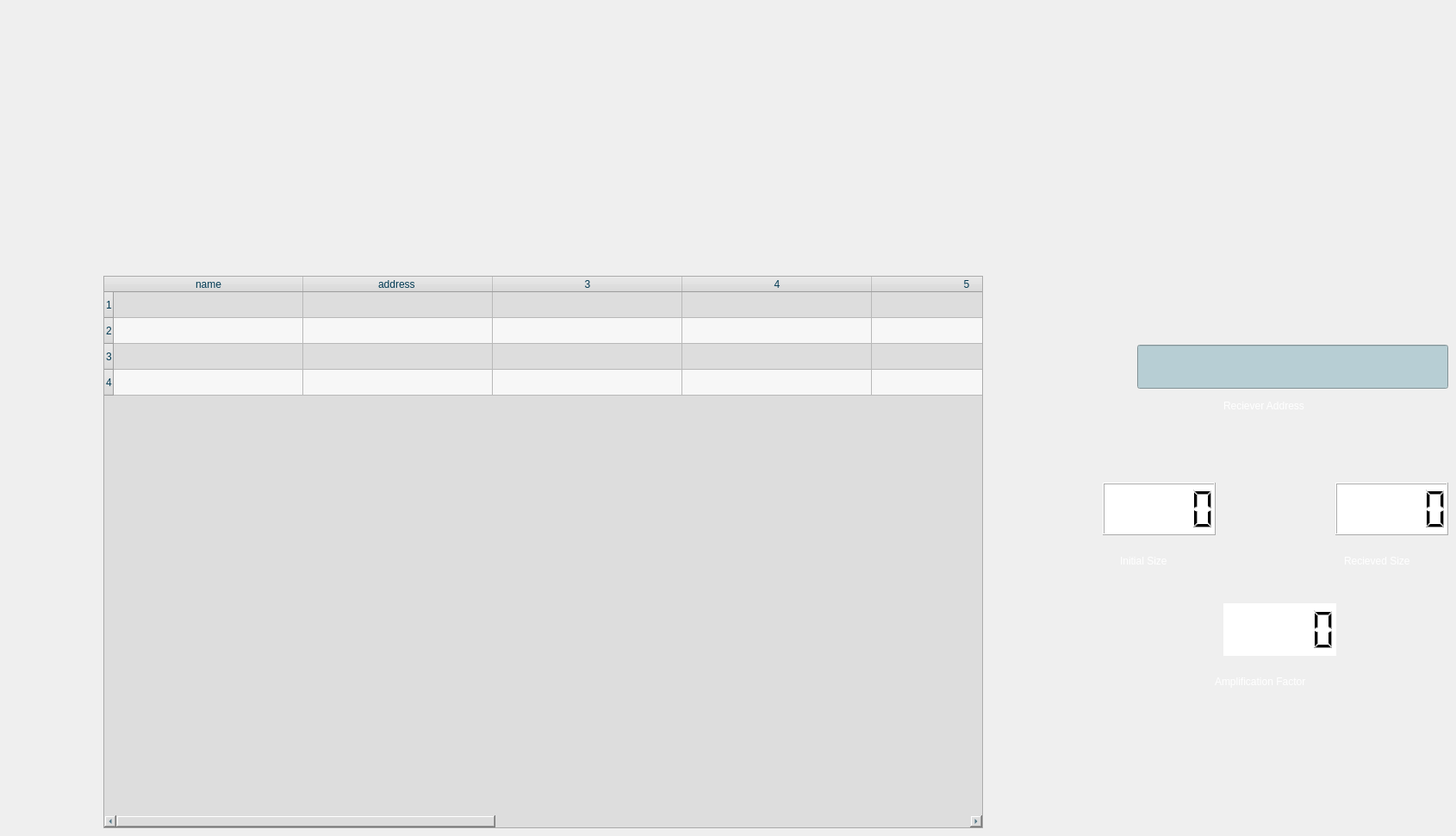
        <widget class="QWidget" name="recvd_pg">
         <property name="styleSheet">
          <string notr="true">
background-image: url(:/bg1/recvd.png);</string>
         </property>
         <widget class="QTableWidget" name="tableRecv">
          <property name="geometry">
           <rect>
            <x>120</x>
            <y>320</y>
            <width>1021</width>
            <height>641</height>
           </rect>
          </property>
          <property name="styleSheet">
           <string notr="true">background: rgb(221, 221, 221);
font: 8pt &quot;Franklin Gothic Demi&quot;;
color: rgb(1, 58, 83);</string>
          </property>
          <property name="alternatingRowColors">
           <bool>true</bool>
          </property>
          <property name="sortingEnabled">
           <bool>true</bool>
          </property>
          <property name="rowCount">
           <number>4</number>
          </property>
          <property name="columnCount">
           <number>9</number>
          </property>
          <attribute name="horizontalHeaderDefaultSectionSize">
           <number>220</number>
          </attribute>
          <attribute name="horizontalHeaderShowSortIndicator" stdset="0">
           <bool>true</bool>
          </attribute>
          <attribute name="verticalHeaderCascadingSectionResizes">
           <bool>true</bool>
          </attribute>
          <row/>
          <row/>
          <row/>
          <row/>
          <column>
           <property name="text">
            <string>name</string>
           </property>
          </column>
          <column>
           <property name="text">
            <string>address </string>
           </property>
          </column>
          <column/>
          <column/>
          <column/>
          <column/>
          <column/>
          <column/>
          <column/>
         </widget>
         <widget class="QLabel" name="rcvAd_txt">
          <property name="geometry">
           <rect>
            <x>1420</x>
            <y>460</y>
            <width>151</width>
            <height>21</height>
           </rect>
          </property>
          <property name="styleSheet">
           <string notr="true">color: rgb(255, 255, 255);
font:  14pt &quot;Franklin Gothic Medium Cond&quot;;
background: transparent;</string>
          </property>
          <property name="text">
           <string>Reciever Address</string>
          </property>
         </widget>
         <widget class="QLineEdit" name="rcvAd">
          <property name="geometry">
           <rect>
            <x>1320</x>
            <y>400</y>
            <width>361</width>
            <height>51</height>
           </rect>
          </property>
          <property name="styleSheet">
           <string notr="true">background: rgb(183, 206, 212);</string>
          </property>
         </widget>
         <widget class="QLCDNumber" name="rcvBox">
          <property name="geometry">
           <rect>
            <x>1550</x>
            <y>560</y>
            <width>131</width>
            <height>61</height>
           </rect>
          </property>
          <property name="styleSheet">
           <string notr="true">background:rgb(255, 255, 255);
</string>
          </property>
         </widget>
         <widget class="QLCDNumber" name="intBox">
          <property name="geometry">
           <rect>
            <x>1280</x>
            <y>560</y>
            <width>131</width>
            <height>61</height>
           </rect>
          </property>
          <property name="styleSheet">
           <string notr="true">background:rgb(255, 255, 255);
</string>
          </property>
         </widget>
         <widget class="QLCDNumber" name="ampBox">
          <property name="geometry">
           <rect>
            <x>1420</x>
            <y>700</y>
            <width>131</width>
            <height>61</height>
           </rect>
          </property>
          <property name="styleSheet">
           <string notr="true">background:rgb(255, 255, 255);
</string>
          </property>
          <property name="frameShape">
           <enum>QFrame::NoFrame</enum>
          </property>
         </widget>
         <widget class="QLabel" name="intSz">
          <property name="geometry">
           <rect>
            <x>1300</x>
            <y>640</y>
            <width>91</width>
            <height>21</height>
           </rect>
          </property>
          <property name="styleSheet">
           <string notr="true">color: rgb(255, 255, 255);
font: 13pt &quot;Franklin Gothic Medium Cond&quot;;
background: transparent;</string>
          </property>
          <property name="text">
           <string>Initial Size</string>
          </property>
         </widget>
         <widget class="QLabel" name="rcvSz">
          <property name="geometry">
           <rect>
            <x>1560</x>
            <y>640</y>
            <width>121</width>
            <height>21</height>
           </rect>
          </property>
          <property name="styleSheet">
           <string notr="true">color: rgb(255, 255, 255);
font: 13pt &quot;Franklin Gothic Medium Cond&quot;;
background: transparent;</string>
          </property>
          <property name="text">
           <string>Recieved Size</string>
          </property>
         </widget>
         <widget class="QLabel" name="ampFac">
          <property name="geometry">
           <rect>
            <x>1410</x>
            <y>780</y>
            <width>171</width>
            <height>21</height>
           </rect>
          </property>
          <property name="styleSheet">
           <string notr="true">color: rgb(255, 255, 255);
font: 13pt &quot;Franklin Gothic Medium Cond&quot;;
background: transparent;</string>
          </property>
          <property name="text">
           <string>Amplification Factor</string>
          </property>
         </widget>
        </widget>
